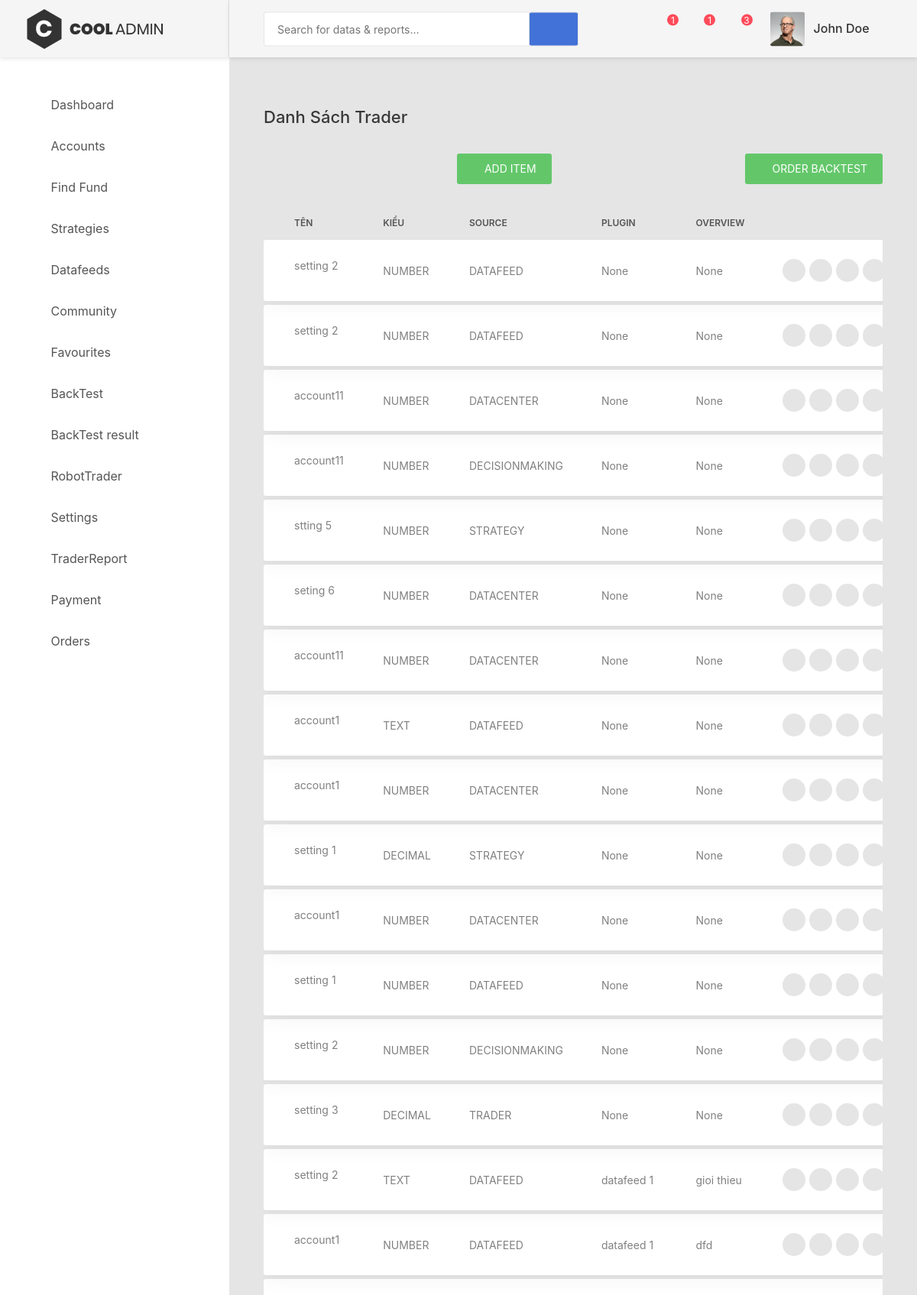
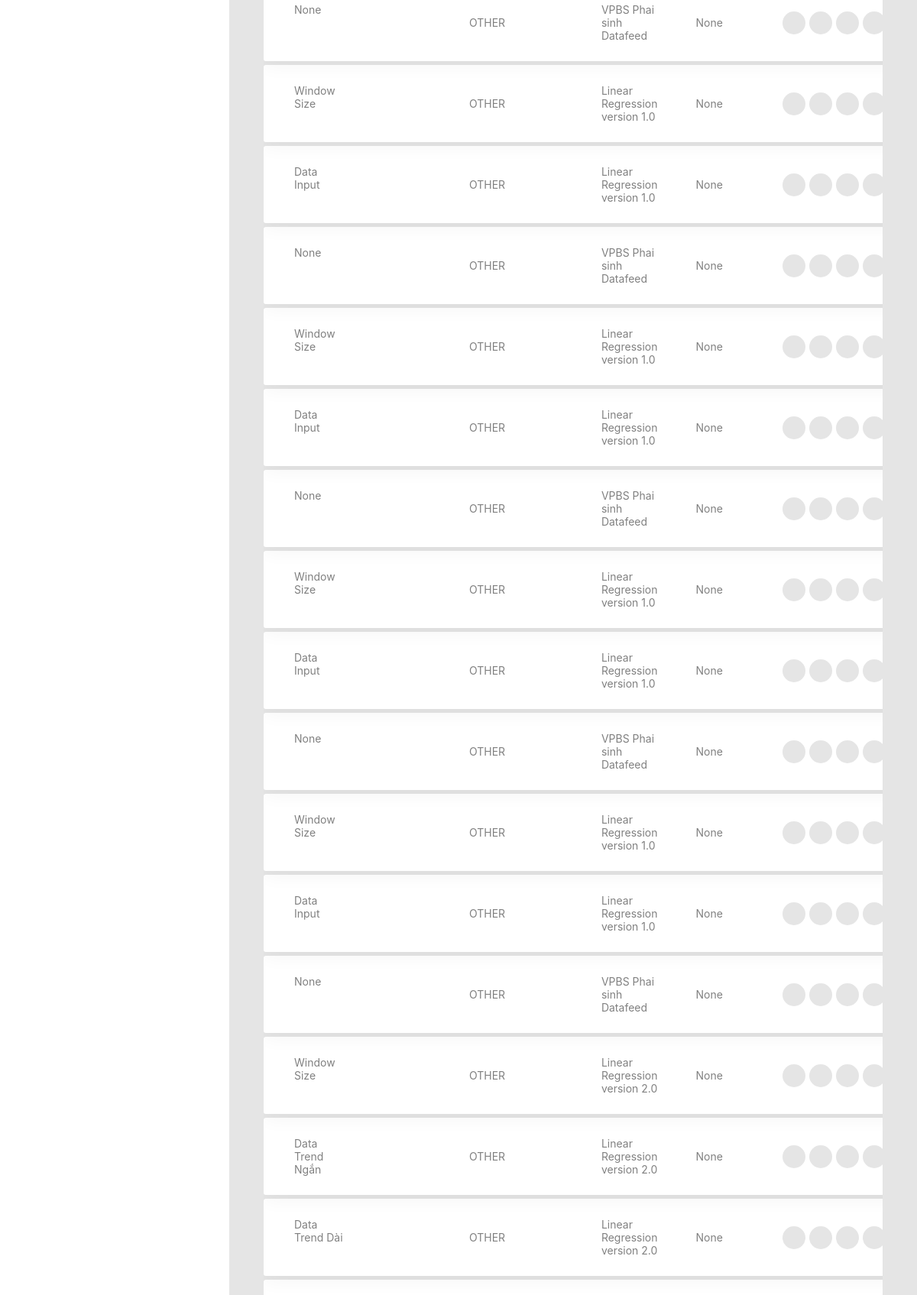
The page /robos/list_setting/ (upper part) on the database its author committed (2 pictures, top to bottom).
### robos/models.py (models this page shows, shortened)
class Setting(models.Model):
    name = models.CharField('Tên Setting', max_length=100)
    kieu = models.CharField('Kiểu Setting', max_length = 50, choices=SETTINGTYPES)
    source = models.CharField('Nguồn', max_length = 50, choices = PLUGINTYPES, default='OTHER')
    defaultvalue = models.CharField('Giá trị mặc định', max_length = 100, null= True, blank = True)
    overview = models.CharField("Giới thiệu", max_length = 255, null=True, blank=True)
    plugin = models.ForeignKey(Plugin, on_delete=models.CASCADE, null=True, blank=True)
    note = models.CharField("Ghi chú", max_length = 100, null=True, blank=True)
    triger = models.CharField("Ràng buộc các giá trị bang Regex",  max_length = 255, null=True, blank=True)

class Plugin(models.Model):
    name = models.CharField("Tên datafeed", max_length=100)
    kieu = models.CharField('Kiểu plugin', max_length=50, choices = PLUGINTYPES)
    author = models.CharField("Tên tác giả", max_length = 50, null=True, blank = True)
    about = models.CharField("Thông tin tác giả", max_length = 255, null=True, blank=True)
    description = models.CharField("Định nghĩa", max_length = 255, null=True, blank=True)
    inputs = models.CharField("Đầu vào plugin", max_length = 255)
    outputs = models.CharField("Đầu ra plugin", max_length = 255)
    note = models.CharField("Ghi chú", max_length = 255, null=True, blank=True)
    robos = models.ManyToManyField(Robo, related_name='plugins')
    created_by = models.ForeignKey(User, on_delete=models.CASCADE)
    created_on= models.DateTimeField(_("Created on"), auto_now_add=True)
    def __str__(self):
        return self.name

### robos/views.py (the view)
# urls.py: path('list_setting/', views.ListSettingView.as_view(), name = 'list_setting'),
class ListSettingView(TemplateView):
    model = Setting
    template_name = "robos/list_setting.html"
    def get_queryset(self):
        queryset = self.model.objects.all().order_by('id')
        return queryset
    def get_context_data(self, **kwargs):
        context = super(ListSettingView, self).get_context_data(**kwargs)
        context["settings_list"] = self.get_queryset()
        context["per_page"] = self.request.POST.get('per_page')
        return context

### robos/templates/robos/list_setting.html (shortened to what this page needs)
{% extends "base.html" %}
{% load static %}
{% load paginate %}
{% block content %}
<div class="row">
    <div class="col-md-12">
        <h3 class="title-5 m-b-35">Danh sách trader</h3>
        <div class="table-data__tool">
            <div class="table-data__tool-right">
                <a class="au-btn au-btn-icon au-btn--green au-btn--small" href="#">
                    <i class="zmdi zmdi-plus"></i>Add item</a>
            </div>
            <div class="table-data__tool-right">
                <a class="au-btn au-btn-icon au-btn--green au-btn--small" href="{% url 'backtests:order'  %}">
                    <i class="zmdi zmdi-plus"></i>Order backtest</a>
            </div>
        </div>
        <div class="table-responsive table-responsive-data2">
            <table class="table table-data2">
                <thead>
                    <tr>
                        <th>Tên</th>
                        <th>Kiểu</th>
                        <th>Source</th>
                        <th>Plugin</th>
                        <th>Overview</th>
                    </tr>
                </thead>
                <tbody>
                    {% for item in settings_list %}
                    <tr class="tr-shadow">
                        <td>{{ item.name }}</td>
                        <td>{{ item.kieu }}</td>
                        <td>{{ item.source }}</td>
                        <td>{{ item.plugin }}</td>
                        <td>{{ item.overview }}</td>
                        <td>
                            <div class="table-data-feature">
                                <a class="item" data-toggle="tooltip" data-placement="top" title="Send" href="#">
                                    <i class="zmdi zmdi-mail-send"></i>
                                </a>
                                <a class="item" data-toggle="tooltip" data-placement="top" title="Edit" href="#">
                                    <i class="zmdi zmdi-edit"></i>
                                </a>
                                <a class="item" data-toggle="tooltip"  data-placement="top" title="Delete" href="#">
                                    <i class="zmdi zmdi-delete"></i>
                                </a>
                                <a class="item" data-toggle="tooltip" data-placement="top" title="More" href="{% url 'robos:detail_setting' item.id %}">
                                    <i class="zmdi zmdi-more"></i>
                                </a>
                            </div>
                        </td>
                    </tr>
                    <tr class="spacer"></tr>
                   {% endfor %}
                </tbody>
            </table>
        </div>
    </div>
</div>
{% endblock %}

### rows shown on the page
Setting: name "setting 2", kieu "NUMBER", source "DATAFEED", plugin "None", overview "None"
Setting: name "setting 2", kieu "NUMBER", source "DATAFEED", plugin "None", overview "None"
Setting: name "account11", kieu "NUMBER", source "DATACENTER", plugin "None", overview "None"
Setting: name "account11", kieu "NUMBER", source "DECISIONMAKING", plugin "None", overview "None"
Setting: name "stting 5", kieu "NUMBER", source "STRATEGY", plugin "None", overview "None"
Setting: name "seting 6", kieu "NUMBER", source "DATACENTER", plugin "None", overview "None"
Setting: name "account11", kieu "NUMBER", source "DATACENTER", plugin "None", overview "None"
Setting: name "account1", kieu "TEXT", source "DATAFEED", plugin "None", overview "None"
Setting: name "account1", kieu "NUMBER", source "DATACENTER", plugin "None", overview "None"
Setting: name "setting 1", kieu "DECIMAL", source "STRATEGY", plugin "None", overview "None"
Setting: name "account1", kieu "NUMBER", source "DATACENTER", plugin "None", overview "None"
Setting: name "setting 1", kieu "NUMBER", source "DATAFEED", plugin "None", overview "None"
Setting: name "setting 2", kieu "NUMBER", source "DECISIONMAKING", plugin "None", overview "None"
Setting: name "setting 3", kieu "DECIMAL", source "TRADER", plugin "None", overview "None"
Setting: name "setting 2", kieu "TEXT", source "DATAFEED", plugin "datafeed 1", overview "gioi thieu"
Setting: name "account1", kieu "NUMBER", source "DATAFEED", plugin "datafeed 1", overview "dfd"
Setting: name "None", source "OTHER", plugin "VPBS Phai sinh Datafeed", overview "None"
Setting: name "Window Size", source "OTHER", plugin "Linear Regression version 1.0", overview "None"
Setting: name "Data Input", source "OTHER", plugin "Linear Regression version 1.0", overview "None"
Setting: name "None", source "OTHER", plugin "VPBS Phai sinh Datafeed", overview "None"
Setting: name "Window Size", source "OTHER", plugin "Linear Regression version 1.0", overview "None"
Setting: name "Data Input", source "OTHER", plugin "Linear Regression version 1.0", overview "None"
Setting: name "None", source "OTHER", plugin "VPBS Phai sinh Datafeed", overview "None"
Setting: name "Window Size", source "OTHER", plugin "Linear Regression version 1.0", overview "None"
Setting: name "Data Input", source "OTHER", plugin "Linear Regression version 1.0", overview "None"
Setting: name "None", source "OTHER", plugin "VPBS Phai sinh Datafeed", overview "None"
Setting: name "Window Size", source "OTHER", plugin "Linear Regression version 1.0", overview "None"
Setting: name "Data Input", source "OTHER", plugin "Linear Regression version 1.0", overview "None"
Setting: name "None", source "OTHER", plugin "VPBS Phai sinh Datafeed", overview "None"
Setting: name "Window Size", source "OTHER", plugin "Linear Regression version 2.0", overview "None"
Setting: name "Data Trend Ngắn", source "OTHER", plugin "Linear Regression version 2.0", overview "None"
Setting: name "Data Trend Dài", source "OTHER", plugin "Linear Regression version 2.0", overview "None"
